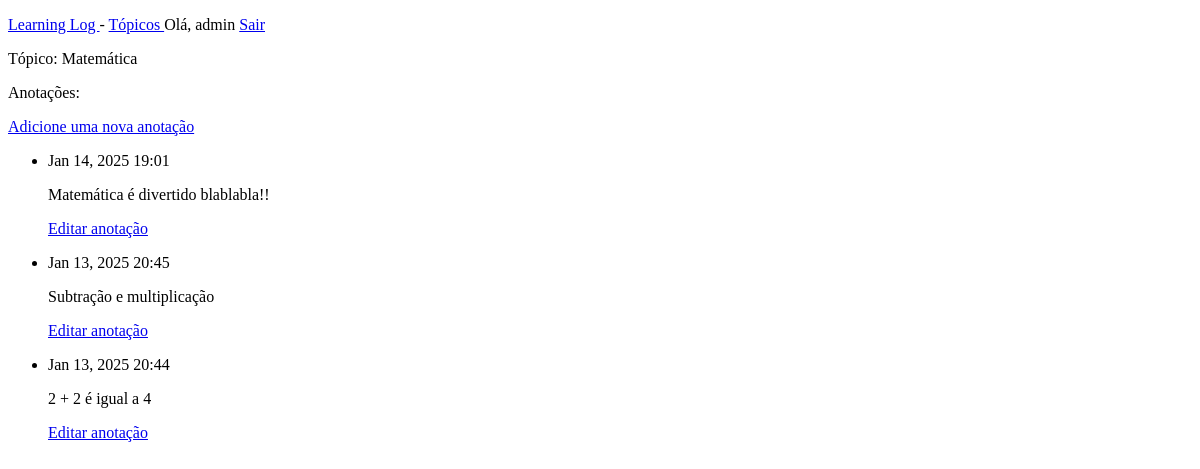
The app's page /topics/2/ (signed in), older data.
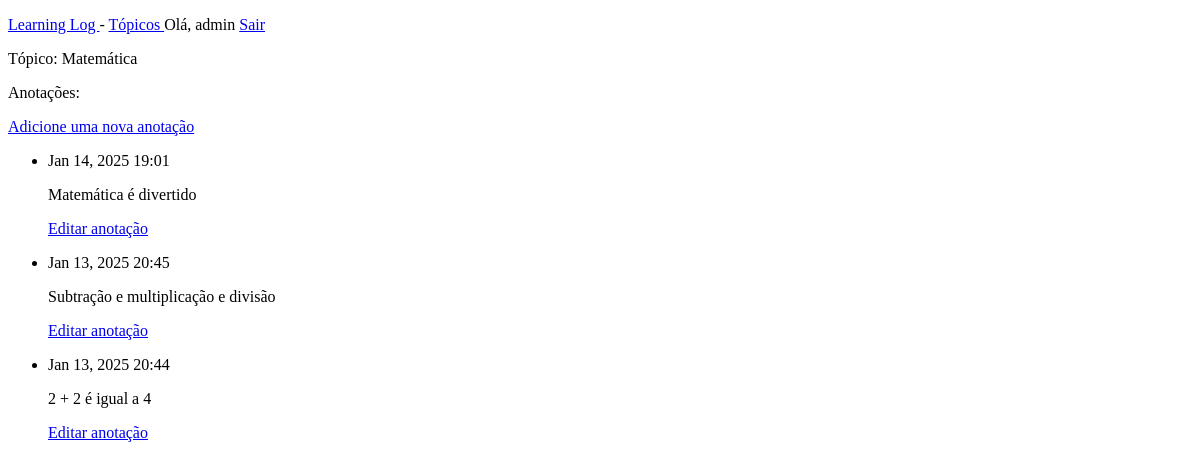
The same page, newer data.
### learning_logs/models.py (models this page shows, shortened)
class Topic(models.Model):
    text = models.CharField(max_length=200)
    date_added = models.DateTimeField(auto_now_add=True)
    def __str__(self):
        return self.text

class Entry(models.Model):
    topic = models.ForeignKey(Topic, on_delete=models.CASCADE)
    text = models.TextField()
    date_added = models.DateTimeField(auto_now_add=True)
    class Meta:
        verbose_name_plural = "entries" # ajustar o plurar da palavra entry

### learning_logs/views.py (the view)
# urls.py: path("topics/<topic_id>/", views.topic, name="topic"),
@login_required
def topic(request,topic_id):
    topic = Topic.objects.get(id = topic_id)
    entries = topic.entry_set.order_by("-date_added")
    context = {"topic": topic, "entries": entries}
    return render(request, "learning_logs/topic.html", context)

### learning_logs/templates/learning_logs/topic.html (shortened to what this page needs)
<!DOCTYPE html>
<html lang="pt-br">
<head>
</head>
<body>
    {% extends "learning_logs/base.html" %}
    {%block content%}
    <p>Tópico: {{topic}}</p>
    <p>Anotações:</p>
    <p>
        <a href="{% url 'new_entry' topic.id %}">Adicione uma nova anotação</a>
    </p>
    <ul>
        {%for entry in entries%}
        <li>
            <p>{{entry.date_added | date:'M d, Y H:i'}}</p>
            <p>{{entry.text | linebreaks}}</p>
            <p>
                <a href="{% url 'edit_entry' entry.id %}">Editar anotação</a>
            </p>
        </li>
        {%empty%}
        <li>
            Não há registros.
        </li>
        {%endfor%}
    </ul>
    {%endblock content%}

### learning_logs/templates/learning_logs/base.html
<p>
    <a href="{% url 'index' %}">
        Learning Log
    </a>
    -
    <a href="{% url 'topics' %}">
        Tópicos
    </a>
    {% if user.is_authenticated %}
    Olá, {{user.username}}
    <a href="{% url 'logout' %}">Sair</a>
    {% else %}
    <a href="{% url 'register' %}">Registrar</a>
    <a href="{% url 'login' %}">Entrar</a>
    {% endif %}
</p>
{% block content %}{% endblock content%}

Row changes from the older to the newer data that the page shows:
changed Entry: text "Matemática é divertido blablabla!!" → "Matemática é divertido"
changed Entry: text "Subtração e multiplicação" → "Subtração e multiplicação e divisão"
